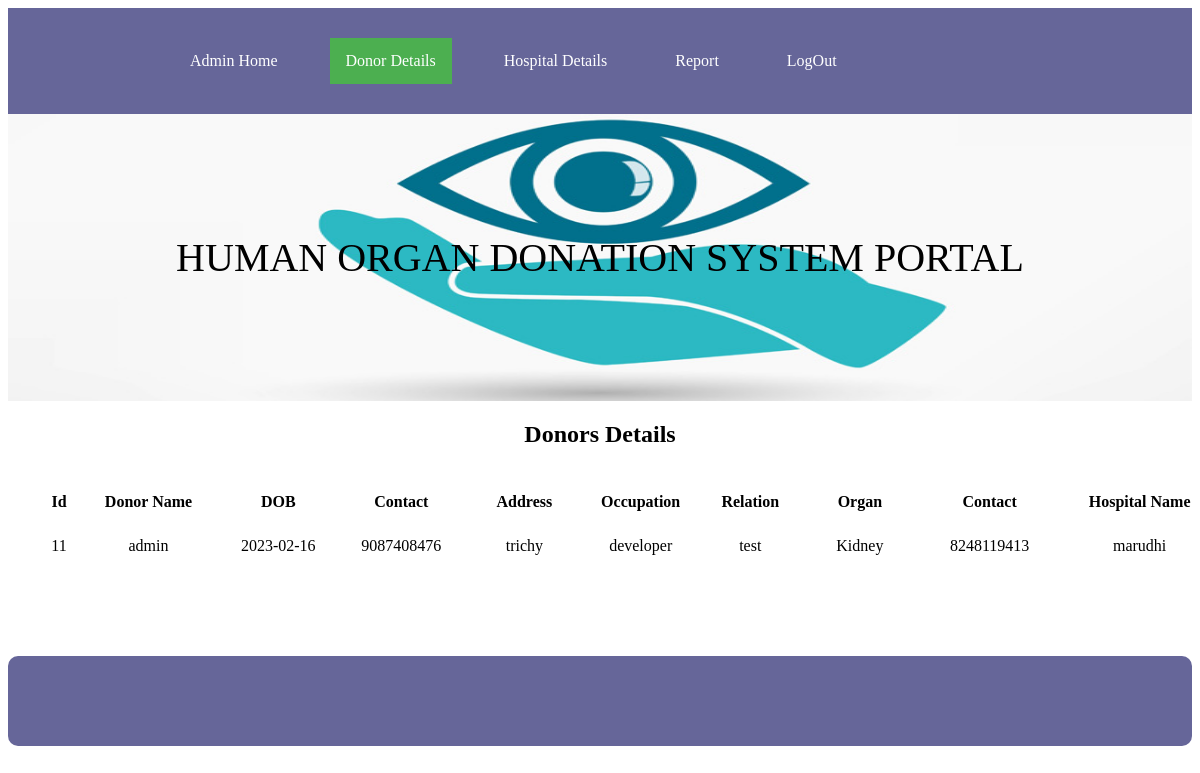
/dview.php, run on the app's committed database.
### tables this page shows
CREATE TABLE `donate` (
  `id` int(50) NOT NULL,
  `uid` varchar(50) NOT NULL,
  `hid` varchar(50) NOT NULL,
  `dob` varchar(50) NOT NULL,
  `blood` varchar(50) NOT NULL,
  `ocup` varchar(50) NOT NULL,
  `rtype` varchar(50) NOT NULL,
  `rname` varchar(50) NOT NULL,
  `rphone` varchar(50) NOT NULL,
  `remail` varchar(50) NOT NULL,
  `status` varchar(50) NOT NULL,
  `date` varchar(15) NOT NULL,
  `organ` varchar(100) NOT NULL
);

CREATE TABLE `register` (
  `id` int(50) NOT NULL,
  `name` varchar(50) NOT NULL,
  `gender` varchar(50) NOT NULL,
  `age` varchar(50) NOT NULL,
  `email` varchar(50) NOT NULL,
  `phone` varchar(50) NOT NULL,
  `loc` varchar(50) NOT NULL,
  `address` varchar(200) NOT NULL,
  `uname` varchar(50) NOT NULL,
  `psw` varchar(50) NOT NULL
);

CREATE TABLE `hregist` (
  `id` int(50) NOT NULL,
  `hname` varchar(50) NOT NULL,
  `location` varchar(50) NOT NULL,
  `address` varchar(100) NOT NULL,
  `email` varchar(50) NOT NULL,
  `phone` varchar(50) NOT NULL,
  `admin_name` varchar(50) NOT NULL,
  `license` varchar(200) NOT NULL,
  `psw` varchar(50) NOT NULL
);

### dview.php (the view, shortened to what this page needs)
<?php
 	include("dbconnect.php");
	extract($_POST);
	?>
<html>
</head>
<ul>
	 <li><a href="#">&nbsp; &nbsp; &nbsp; &nbsp; &nbsp;</a></li>
	  <li><a href="#">&nbsp; &nbsp; &nbsp; &nbsp; &nbsp;</a></li>
  <li><a  href="adminhome.php">Admin Home</a></li>
  <li><a href="#">&nbsp;</a></li>
  <li><a class="active" href="dview.php">Donor Details</a></li>
   <li><a href="#">&nbsp;</a></li>
  <li><a href="hview.php">Hospital Details</a></li>
  <li><a href="#">&nbsp;</a></li>
   <li><a href="report.php">Report</a></li>
  <li><a href="#">&nbsp;</a></li>
   <li><a href="index.php">LogOut</a></li>
</ul>
<div id="bg1"><p>HUMAN ORGAN DONATION SYSTEM PORTAL </p></div>
	<h2 align="center"> Donors Details</h2>
		<table width="102%" align="center">
	<tr>
		<td colspan="10">&nbsp;</td>
		</tr>
		    <tr>
          <td width="2%">&nbsp;</td>
          <td width="3%"><div align="center" class="style6"><strong>Id</strong> </div></td>
		   <td width="10%"><div align="center" class="style6"><strong>Donor Name</strong> </div></td>
		    <td width="9%"><div align="center" class="style6"><strong>DOB</strong> </div></td>
			 <td width="9%"><div align="center" class="style6"><strong>Contact</strong> </div></td>
			  <td width="9%"><div align="center" class="style6"><strong>Address</strong> </div></td>
			 <td width="8%"><div align="center" class="style6"><strong>Occupation</strong> </div></td>
			  <td width="8%"><div align="center" class="style6"><strong>Relation</strong> </div></td>
			  		  <td width="8%"><div align="center" class="style6"><strong>Organ</strong> </div></td>
			  <td width="11%"><div align="center" class="style6"><strong>Contact</strong> </div></td>
			   <td width="11%"><div align="center" class="style6"><strong>Hospital Name</strong> </div></td>
        </tr>
		<tr>
		<td colspan="10">&nbsp;</td>
		</tr>
		<?php
		$qry=mysqli_query($conn,"select * from donate  where status='1'");
		while($row=mysqli_fetch_array($qry))
		{
		$uid=$row['uid'];
		$hid=$row['hid'];
		$qry1=mysqli_query($conn,"select * from register where id='$uid'");
		$row1=mysqli_fetch_array($qry1);
		$qry2=mysqli_query($conn,"select * from hregist where id='$hid'");
		$row2=mysqli_fetch_array($qry2);
		?>
        <tr>
		 <td width="2%">&nbsp;</td>
		    <td><div align="center"><?php echo $row['id'];?></div></td>
		   <td><div align="center"><?php echo $row1['name'];?></div></td>
			  <td><div align="center"><?php echo $row['dob'];?></div></td>
			 <td><div align="center"><?php echo $row1['phone'];?></div></td>
			   <td><div align="center"><?php echo $row1['address'];?></div></td>
			   <td><div align="center"><?php echo $row['ocup'];?></div></td>
			   <td><div align="center"><?php echo $row['rtype'];?></div></td>
			   	   <td><div align="center"><?php echo $row['organ'];?></div></td>
			   <td><div align="center"><?php echo $row['rphone'];?></div></td>
			    <td width="9%"><div align="center"><div align="center"><?php echo $row2['hname'];?></div></td>
        </tr>
		 <tr>
		  	 	<td>&nbsp;</td>
		   		<td>&nbsp;</td>
				<td>&nbsp;</td>
			 	<td>&nbsp;</td>
			 	<td>&nbsp;</td>
			 	<td>&nbsp;</td>
				<td>&nbsp;</td>
		</tr>
        <?php
		}
		?>
				<tr>
		<td colspan="10" align="center">&nbsp;</td>
		</tr>
</table>
<div> &nbsp;</div>
<br>
<br>
<div id="footer"> <strong></strong></div>

### dview.php (style rules this page uses)
p { color:#000000; text-align: center; text-transform: uppercase; font-size:40px; }
ul { list-style-type: none; margin: 0; padding: 30px; overflow: hidden; background-color: #666699; position: -webkit-sticky; position: sticky; top: 0; border-radius:0px; }
li { float: left; }
li a { display: block; color: white; text-align: center; padding: 14px 16px; text-decoration: none; }
.active { background-color: #4CAF50; }
#footer { padding: 45px; background: #666699; background-repeat: no-repeat; background-size: 1420px 100px; border-radius:10px; text-align:center; text-decoration:blink; font-family: Arial; font-size:15px; }
#bg1 { padding:80px; background:url("images/1.jpg"); background-repeat: no-repeat; background-size: 100% 300px; border-radius:5px; border-radius:0px; font-size:35px; }

### data on the page
donate: id "11", register.name "admin", dob "2023-02-16", register.phone "9087408476", register.address "trichy", ocup "developer", rtype "test", organ "Kidney", rphone "8248119413", hregist.hname "marudhi"
